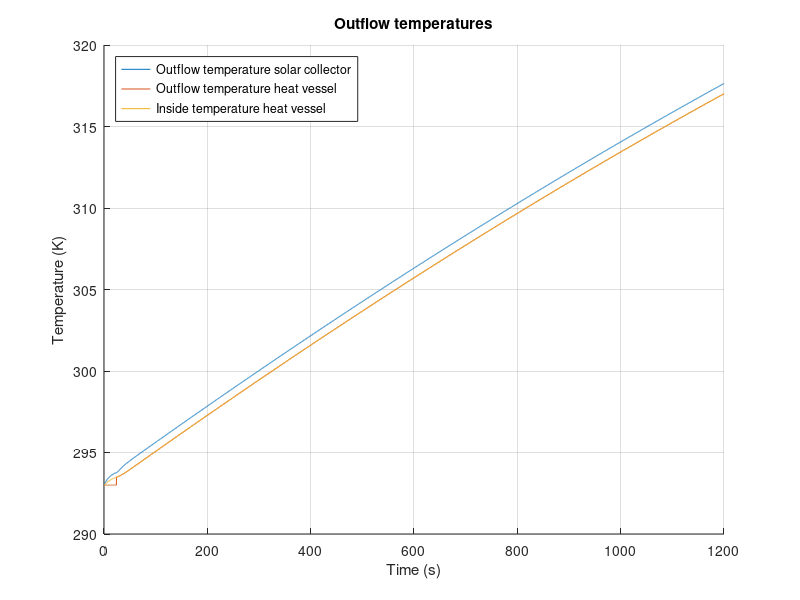

The MATLAB source for this figure:
%%%%%%%%%%%%%%%%%%%%%%%%%%%%%%%%%%%%
% Matlab model for Solar Collector %
%%%%%%%%%%%%%%%%%%%%%%%%%%%%%%%%%%%%
clc;
clear all;
close all;

%%

%%%%%%%%%%%
%Constants%
%%%%%%%%%%%

%Natural costants:
    sigma = 5.67*10^(-8);                       %Stefan-Boltzmann constant
    v_out = 4.5;                                %Velocity of air outside the solar collector
    v_in = 0;                                   %Velocity of air inside the solar collector 
%Emissivity
    e_Cu = 0.22;                                %Copper tube, value 0.052
    e_glass = 0.94;
    e_PVC = 0.91;                               %PVC tube
    e_foam = 0.9;                               %foam foil
    e_Al = 0.04;                                %Aluminum tape
    e_paint = 0.95;                             %Emissivity of black paint (for comparison)
    e_wood = 0.94;
    e_CuMatte = 0.22;                           %Emissivity of the copper tube after making it less reflective (for comparison)
%Thermal conductivity
    k_air = 0.026;                              %Air [W/(mK)]
    k_tempex =0.03;                             %Tempex plate [W/(mK)]
    k_Cu = 400;                                 %Copper tube [W/(mK)]
    h_out_air = 10.45 - v_out + 10*(v_out)^(1/2);
    h_in_air = 10.45 - v_in + 10*(v_in)^(1/2); %Convective heat transfer of air
    h_air = 2.5;
    k_wood = 0.12;
    k_glass = 0.96;
    k_Po = 0.13;                                %Polyurethane tube [W/(m*K)]
    k_PVC = 0.19;                               %PVC thermal conduc [W/(mK)]
    k_foil = 0.04;                              %Polyethylene foam foil [W/(mK)]
%Specific heat
    c_water = 4186;                             %[J/kgK]
    c_Cu = 386;                                 %[J/kgK]
    c_Al = 922;                                 %[J/kgK]
    c_air = 1007;                               %[J/kgK]
%Measurements
    D_Cu = 0.012;                               %Diameter of the copper tube [m]
    D_PolyTube = 0.008;                         %Diameter of the polyurathane pump tubes [m]
    R_Cu1 = 0.005;                              %Inner radius of the copper tube [m]
    R_Cu2 = 0.006;                              %Outer radius of  the copper tube [m]
    V_air = 0.04911;                            %Volume of the air in the solar collector [m^3]
    V_Al = 8.96*10^(-5);                         %Total volume of the aluminum tape
    L_Cu_SC = 6.63;                             %Length of the copper tube in the solar collector [m]
    L_TubeAir = 5.81973313;                     %Total length of tube that's exposed to the air [m]
    L_TubeTempex = 0.4446626;                   %Total length of tube that's exposed to the tempex [m]
    L_PolyTube1 = 3;                            %Total length of polyurathane pump tube 1 [m]
    L_PolyTube2 = 3;                            %Total length of polyurathane pump tube 2 [m]
    L_Tube_HV = 0.71;
    R_PVC2 = 0.0268;
    dx = 0.05;                                  %Thickness of the pinewood frame
%Measurements Heat storage vessel
    D_pvc = 0.050;                              %Diameter PVC tube [m]
    R_pvcThick = 0.0018;                        %PVC wall thickness
    R_pvc1 = (D_pvc/2) - R_pvcThick;            %Inner Radius PVC tube [m]
    R_pvc2 = (D_pvc/2);                         %Outer Radius PVC tube [m]
    N_insLayers = 6;                            %Number of insulating polyethylene foam foil layers [m]
    R_polyFoil = N_insLayers * 0.003;           %Radius thickness polyethylene foam foil [m]
    L_pvc = 0.71;                               %PVC length [m]
    A_HV = 2*pi*(R_pvc2+R_polyFoil)*L_pvc;      %Surface area Heat storage vessel
%Measurements for in- and outlet connectors
    D_Po = 0.012;                               %Diameter of the polyurethane tube [m]
    R_Po1 = 0.004;                              %Inner radius of the polyurethane tube [m]
    R_Po2 = 0.006;                              %Outer radius of the polyurethane tube [m]
    L_Tube_HV_to_SC = 3;                        %Estimated length of tube that goes from the heat storage vessel to the solar collector [m]
    L_Tube_SC_to_HV = 3;                        %Estimated length of tube that goes from the solar collector to the heat storage vessel[m]]
%Areas
    A_RadCu = 4*D_Cu*1.4+3*0.5*0.25*pi*(0.0898^2-0.0778^2)+2*0.012*0.15; %Sunlit area of the copper tube
    A_RadAl = 0.670*1.4 - 4*0.012*1.4;          %Sunlit area of the aluminum troughs
    A_AirCu = 1.4*pi*D_Cu + 3*4.9594762*10^(-3) + 0.05*pi*D_Cu + 2*0.1*pi*D_Cu; %Area of the copper tube that's exposed to the air
    A_AirTape = 0.31;                           %Area of the aluminum tape that is exposed to the air
    A_AirSS = 2*(1.64*0.67)+2*(0.67*0.065)+2*(0.065*1.72); %Area of solar collector that is exposed to the air
    A_frame = 2*(0.67*0.065)+2*(0.065*1.72); %Area of sides touching pinewood
    A_vessel = 2*pi*(R_PVC2)^2 + L_Tube_HV*2*pi*R_PVC2;
%Intensity
    I_sun = 1000;                               %Intensity of the artificial sun [W/m^2]
%Temperatures
    T_sur = 293;                                %Temperature of the surroundings [K]
    T_in = 293;                                 %Temperature of the incoming water [K]
%Density
    rho_w = 1000;                               %Density of water [kg/m^3]
    rho_Cu = 8.3*10^3;                          %Density of copper [kg/m^3]
    rho_air = 1.29;                             %Density of air [kg/m^3]
    rho_Al = 2.70*10^3;                         %Density of aluminum [kg/m^3]
%Variables
    t_end = 20*60;                              %End time [s]
    t_step = 0.1;                               %Step size, do not change [s]
    flowrate = 3.0;                             %Value between 0.1-3.0 [L/min]

%%

%%%%%%%%%%%%%%
%Calculations%
%%%%%%%%%%%%%%

%Intensity after passing through the glass:
I_glass = 970; %Don't know yet, can't figure it out. Internet says around 2-4% is absorbed

dQdt_RadAl = (1-e_Al)*A_RadAl*I_glass;                                      %Energy that is reflected by the aluminum tape [W]
dQdt_RadAl_in = (e_Al)*A_RadAl*I_glass;                                     %Energy that is absorbed by the aluminum tape [W]
dQdt_RadCu = e_Cu*A_RadCu*I_glass + e_Cu*dQdt_RadAl;                        %Energy that is absorbed by the copper tube due to radiation [W]

Steps = t_end/t_step;                                                       %Amount of steps

%%HEAT VESSEL%%
T_HV_table = zeros(3,Steps+1);                                              %Empty vector for T_HV_table. Row 1: time t. Row 2: T_HV_table. Row 3: dQdt_SC_total.
T_HV_table(1,:) = 0:t_step:t_end;
T_HV_out=T_in;                                                              %Beginning temperature of water in the heat vessel
m_SC_water = 0.512;                                                         %Max volume of water in the solar collector
m_HV_water = 1.2;                                                           %Max volume of water in the heat vessel 
m_in_tube =1/4*pi*((D_Po -2*0.002)^2)*L_Tube_SC_to_HV ;                     %Max volume of water in the inlet tubing 
m_out_tube =1/4*pi*((D_Po -2*0.002)^2)*L_Tube_HV_to_SC ;                    %Max volume of water in the outlettubing 

%%Tube Heat vessel --> Solar Collector%%
m_PolyTube1_water = (1/4)*pi*D_PolyTube^2*L_PolyTube1*rho_w;                %Maximum amount of water in the tube [kg]
T_SC_in = T_in;                                                             %Starting temperature [K]

%%SOLAR COLLECTOR%%
T_SC_table = zeros(3,Steps+1);                                              %Empty vector for T_SC_table. Row 1: time t. Row 2: T_SC_table. Row 3: dQdt_SC_total.
T_SC_table(1,:) = 0:t_step:t_end;
T_SC_out=T_in;                                                              %Beginning temperature of water in the solar collector

%%Tube Solar Collector --> Heat vessel%%
m_PolyTube2_water = (1/4)*pi*D_PolyTube^2*L_PolyTube2*rho_w;                %Maximum amount of water in the tube [kg]
T_HV_in = T_in;                                                             %Starting temperature [K]

%%General%%
m_flow = (flowrate/60/1000)*rho_w*t_step;                                   %Mass of water inflow from pump during t_step
m_Cu = (L_Cu_SC*pi*R_Cu2^2 - L_Cu_SC*pi*R_Cu1^2)*rho_Cu;                    %Mass of the copper tube in the solar collector
m_air = rho_air*V_air;                                                      %Mass of the air in the solar collector
m_Al = rho_Al*V_Al;                                                         %Total mass of the aluminum tape
T_air = T_in;                                                               %Starting temperature of the air [K]
T_Al = T_in;                                                                %Starting temperature of the aluminum tape [K]
%Thermocline start values
m_HV_new = 0;
m_HV_old = m_HV_water;
T_HV_inside = T_in;
%%
for t=0:t_step:t_end
%      if (0<t && t<300)
%          flowrate =0.1;
%          m_flow = (flowrate/60/1000)*rho_w*t_step;
%      elseif (300<t && t<600)
%          flowrate =1.1;
%          m_flow = (flowrate/60/1000)*rho_w*t_step;
%      elseif (600<t && t<900)
%          flowrate =2.1;
%          m_flow = (flowrate/60/1000)*rho_w*t_step;
%      elseif (900<t && t<1200)
%          flowrate =3;
%          m_flow = (flowrate/60/1000)*rho_w*t_step;
%      end
          
    %%
    %%%%%%%%%%%%%%%%%%%%%%%%%%%%%%%%%%%%%%%%
    %       Equations for the vessel       %
    %%%%%%%%%%%%%%%%%%%%%%%%%%%%%%%%%%%%%%%%
    %m_HV_old = m_HV_water - m_flow;                                         %Mass of water from t-t_step
    %m_HV_new = m_flow;                                                      %Mass of water added to the heat vessel during t_step
    %T_HV_out = (m_HV_old*T_HV_out + m_HV_new*T_HV_in)/(m_HV_old+m_HV_new);  %Calculating the average temperature in the heat vessel, taking into account the inflow from the solar heater
    if (m_HV_new < m_HV_water)                                              % Cold region thermocline provides outlfow HV
        m_HV_new = m_HV_new + m_flow;
        T_HV_inside = (m_flow*T_HV_in + T_HV_inside*m_HV_new)/(m_HV_new + m_flow);
        
        m_hv_frac = m_HV_new / m_HV_water;                                  %Fraction of how full the HV is with 'hot water' compared to total capacity, used for fractional heat loss HV
        
        m_HV_old = m_HV_old - m_flow;
        T_HV_out = T_HV_out;
    else                                                                    %Thermocline when cold water has been dispersed
        T_HV_inside = (m_flow*T_HV_in + T_HV_inside*m_HV_new)/(m_HV_new + m_flow);
        m_hv_frac = 1;                                                      %Fraction of cold water to hot water is 1, used for heat losses in HV
        T_HV_out = T_HV_inside;
    end
    
    
    %%%%%Insulation heat loss 
    R_HV_ins_PVC = R_pvc1/(k_PVC*(2*pi*R_pvc2*L_pvc));
    R_HV_ins_Cond =  (log((R_pvc2 + R_polyFoil)/R_pvc2)) / (k_foil*A_HV);   %Thermal resitance of conduction through poly foam foil [K/W]
    R_HV_ins_Conv = 1 / (h_air*A_HV);                                       %Thermal resitance of convection outside poly foam foil [K/W]
    HL_RadOut_PVC = e_PVC * sigma * A_vessel * (T_HV_inside^4 - T_sur^4);      %Heat loss due to radiation PVC
    HL_RadOut_foam = e_foam * sigma * A_vessel * (T_HV_inside^4 - T_sur^4);    %Heat loss due to radiation foam foil
    R_HV_ins_total = R_HV_ins_PVC + R_HV_ins_Cond + R_HV_ins_Conv;          %Total thermal resistance in series
    dQdt_HV_insulation = m_hv_frac*(-((T_HV_inside - T_sur ) / R_HV_ins_total)-HL_RadOut_PVC-HL_RadOut_foam);   %Total heat flow through insulation multiplied with fraction hot water
    
    %%%%%End caps heat loss
    R_HV_cap_Conv = 1 /h_air*pi*(R_pvc2+R_pvcThick).^2;                     %Thermal resistance due to convection on end caps
    R_HV_cap1 = R_pvcThick / (k_PVC * (pi*R_pvc2).^2);
    R_HV_cap2 = R_HV_cap1;                                                  %Thermal resistance same as upper end cap as the temperature in the heat storage vessel is homogeneous
    if m_hv_frac == 1                                                       %If heatvessel is full of hot water, heat loss from both end caps is presumed
        R_HV_caps_total = R_HV_cap1 + R_HV_cap2 + 2*R_HV_cap_Conv;
        dQdt_HV_caps = -((T_HV_inside - T_sur ) / R_HV_caps_total);
    else
        R_HV_caps_total = R_HV_cap1 + R_HV_cap_Conv;                        % if heatvessel is not yet full of hot water, heat loss from only top end-cap (only 1 end-cap) is presumed
        dQdt_HV_caps = -((T_HV_inside - T_sur ) / R_HV_caps_total);
    end
    
    %%%%Total heat flow
    dQdt_HV_total = dQdt_HV_insulation + dQdt_HV_caps;                      %Total heat flow storage vessel
    
    delta_T = (dQdt_HV_total*t_step/(m_HV_water*c_water));
    T_HV_inside = T_HV_inside+delta_T;

    Column = round((1/t_step)*t+1);
    T_HV_table(2,Column)=T_HV_out;                                          %Assign value for T_HV_out to the right space
    T_HV_table(3,Column)=dQdt_HV_total;                                     %Assign value for dQdt_HV_total to the right space
    T_HV_table(4,Column)=T_HV_inside;                                       %Assign value for inside temperature heat vessel
    
    %%
    %%%%%%%%%%%%%%%%%%%%%%%%%%%%%%%%%%%%%%%%
    %Tube 1 Heat vessel --> Solar collector%
    %%%%%%%%%%%%%%%%%%%%%%%%%%%%%%%%%%%%%%%%
    m_PolyTube1_old = m_PolyTube1_water - m_flow;                           %Mass of water from t-t_step
    m_PolyTube1_new = m_flow;                                               %Mass of water added to the heat vessel during t_step
    T_SC_in = (m_PolyTube1_old*T_SC_in + m_PolyTube1_new*T_HV_out)/(m_PolyTube1_old+m_PolyTube1_new); %Calculating the average temperature in the heat vessel, taking into account the inflow from the solar heater   
    
    R_tube_out_Cond =  (log(R_Po2 /R_Po1)) / ((2*pi*k_Po*L_Tube_HV_to_SC ));    %Thermal resitance of conduction outlet tubing [K/W]
    R_tube_out_Conv = 1 / (h_air*(2*pi*R_Po2)*L_Tube_HV_to_SC) ;                %Thermal resitance of convection outlet tubing [K/W]
    R_tube_out_total = R_tube_out_Cond + R_tube_out_Conv;                       %Total thermal resistance in series
    
    %%%%Total flow
    dQdt_PolyTube1_total = -((T_HV_out - T_sur ) / R_tube_out_total);            %Heat loss of conduction outlet tubing [W]
   
    delta_T = (dQdt_PolyTube1_total*t_step/(m_PolyTube1_water*c_water));
    T_SC_in = T_SC_in+delta_T;
    
    %%
    %%%%%%%%%%%%%%%%%%%%%%%%%%%%%%%%%%%%%%%%
    %  Equations for the solar collector   %
    %%%%%%%%%%%%%%%%%%%%%%%%%%%%%%%%%%%%%%%%
    m_SC_old = m_SC_water - m_flow;                                         %Mass of water from t-t_step
    m_SC_new = m_flow;                                                      %Mass of water added to the solar collector during t_step
    T_SC_out = (m_SC_old*c_water*T_SC_out + m_Cu*c_Cu*T_SC_out + m_SC_new*c_water*T_SC_in)/(m_SC_old*c_water + m_Cu*c_Cu + m_SC_new*c_water);
    
    dQdt_RadOut = -e_Cu*sigma*A_AirCu*(T_SC_out^4 - T_air^4);               %Heat loss due to radiation
    dQdt_CondOut = 0;%%2*pi*k_Cu*L_TubeAir*((T_SC_out-T_sur)/R_Cu2 - R_Cu1); %Heat loss due to conduction (assuming that the air and tempex remain at temperature T_sur)
    dQdt_Cu_conv = h_air*A_AirCu*(T_SC_out-T_air);                          %Heat loss due to convection
  
    dQdt_SC_total = dQdt_RadCu + dQdt_RadOut + dQdt_CondOut - dQdt_Cu_conv;  %Total energy
    
    delta_T = (dQdt_SC_total*t_step)/(m_SC_water*c_water + m_Cu*c_Cu);
    T_SC_out=T_SC_out+delta_T;
    
    Column = round((1/t_step)*t+1);
    T_SC_table(2,Column)=T_SC_out;                                          %Assign value for T to the right space
    T_SC_table(3,Column)=delta_T;                                           %Assign value for T to the right space
    
    %%
    %%%%%%%%%%%%%%%%%%%%%%%%%%%%%%%%%%%%%%%%
    %Tube 2 Solar collector --> Heat vessel%
    %%%%%%%%%%%%%%%%%%%%%%%%%%%%%%%%%%%%%%%%
    m_PolyTube2_old = m_PolyTube1_water - m_flow;                           %Mass of water from t-t_step
    m_PolyTube2_new = m_flow;                                               %Mass of water added to the heat vessel during t_step
   
    T_HV_in = (m_PolyTube2_old*T_HV_in + m_HV_new*T_SC_out)/(m_PolyTube2_old+m_HV_new); %Calculating the average temperature in the heat vessel, taking into account the inflow from the solar heater   
    
    R_tube_in_Cond =  (log(R_Po2 /R_Po1)) / ((2*pi*k_Po*L_Tube_SC_to_HV ));                         %Thermal resitance of conduction inlet tubing [K/W]
    R_tube_in_Conv = 1 / (h_air*(2*pi*R_Po2)*L_Tube_SC_to_HV) ;                                     %Thermal resitance of convection inlet tubing [K/W]
    R_tube_in_total = R_tube_in_Cond + R_tube_in_Conv;                                              %Total thermal resistance in series
    
    %%%%Total flow
    dQdt_PolyTube2_total = -((T_HV_in - T_sur ) / R_tube_in_total);  

    delta_T = (dQdt_PolyTube2_total*t_step/(m_PolyTube2_water*c_water));
    T_HV_in = T_HV_in+delta_T;
    
    %%
    %%%%%%%%%%%%%%%%%%%%%%%%%%%%%%%%%%%%%%%%
    %            Air Temperature           %
    %%%%%%%%%%%%%%%%%%%%%%%%%%%%%%%%%%%%%%%%
    %To calculate dQdt_air_total, first the temperature of the aluminum tape has to be determined:
    dQdt_Al_conv = h_air*A_AirTape*(T_Al-T_air);
    dQdt_Al_total = dQdt_RadAl_in - dQdt_Al_conv;
    
    delta_T = (dQdt_Al_total*t_step)/(m_Al*c_Al);
    T_Al = T_Al + delta_T;
    
    %Now for the air temperature:
    dQdt_CondEnv = -(k_wood * A_frame * (T_air - T_sur))/dx;                %Heat loss to the environment by conduction
    dQdt_air_total = dQdt_Al_conv + dQdt_CondEnv;

    
    delta_T = (dQdt_air_total*t_step)/(m_air*c_air);
    T_air = T_air + delta_T;
    
end
%%
%%%%%%%%%%
%Plotting%
%%%%%%%%%%

t_var=T_SC_table(1,:);
T_SC_var=T_SC_table(2,:);
T_HV_var=T_HV_table(2,:);
T_HV_inside = T_HV_table(4,:);
hold on
grid on

plot(t_var,T_SC_var);
plot(t_var,T_HV_var);
plot(t_var,T_HV_inside);
ylabel('Temperature (K)')

legend({'Outflow temperature solar collector','Outflow temperature heat vessel','Inside temperature heat vessel'}, 'Location','northwest')

xlim([0 t_end]);
xlabel('Time (s)')
title('Outflow temperatures')
